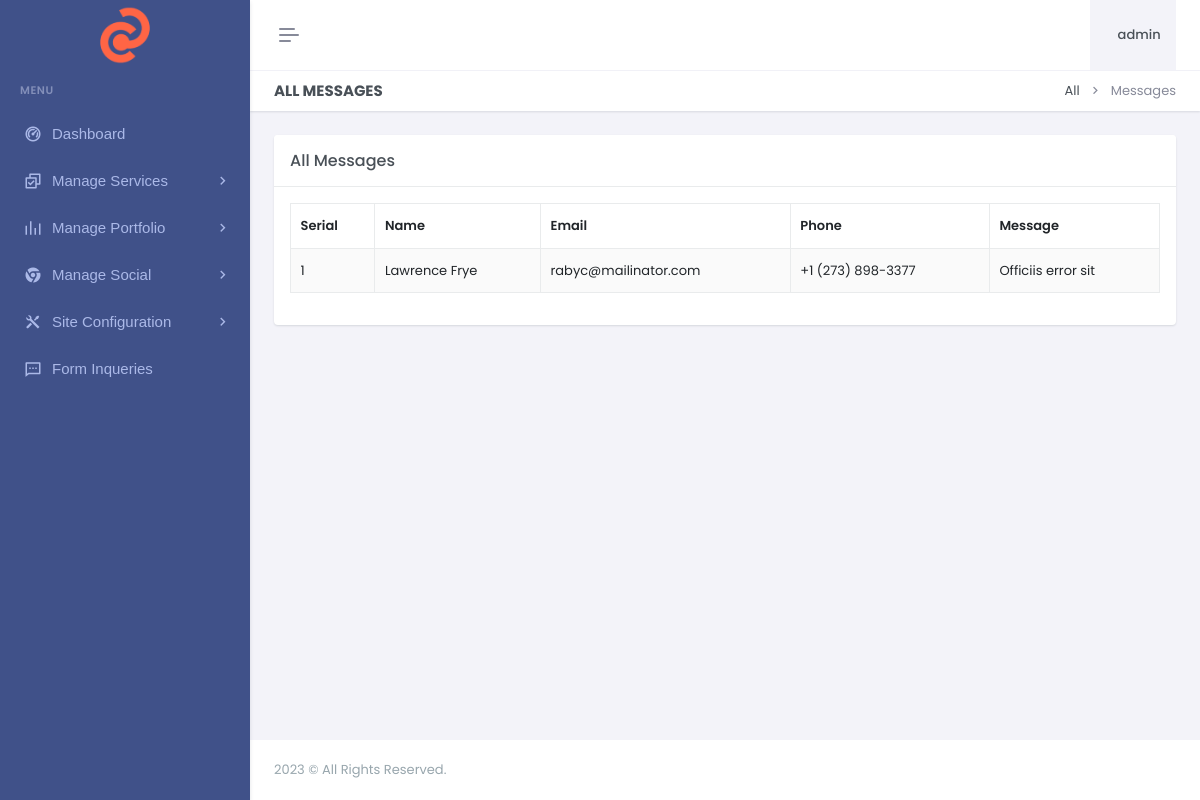
Screenshot of /dashboard/contact-messages.php (signed in) with the database file from the repository.
### tables this page shows
CREATE TABLE `logo` (
  `id` int(11) NOT NULL,
  `xfile` varchar(1000) NOT NULL,
  `ufile` varchar(1000) NOT NULL,
  `updated_at` timestamp NOT NULL DEFAULT current_timestamp() ON UPDATE current_timestamp()
);

CREATE TABLE `guest_messages` (
  `id` int(11) NOT NULL,
  `name` varchar(100) NOT NULL,
  `email` varchar(80) NOT NULL,
  `message` text NOT NULL,
  `phone` varchar(255) NOT NULL
);

### dashboard/contact-messages.php (the view, shortened to what this page needs)
<?php include"header.php";?>
<?php include"sidebar.php";
$result = mysqli_query($con,'SELECT * FROM guest_messages');
?>
<div class="main-content">
 <div class="page-content">
       <div class="container-fluid">
                    <div class="row">
                        <div class="col-12">
                            <div class="page-title-box d-sm-flex align-items-center justify-content-between">
                                <h4 class="mb-sm-0">All Messages</h4>
                                <div class="page-title-right">
                                    <ol class="breadcrumb m-0">
                                        <li class="breadcrumb-item"><a href="javascript: void(0);">All</a></li>
                                        <li class="breadcrumb-item active">Messages</li>
                                    </ol>
                                </div>
                            </div>
                        </div>
                    </div>
                    <div class="row">
                        <div class="col-lg-12">
                            <div class="card">
                                <div class="card-header">
                                    <h5 class="card-title mb-0">All Messages</h5>
                                </div>
                                <div class="card-body">
                                    <table id="example" class="table table-bordered dt-responsive nowrap table-striped align-middle" style="width:100%">
                            <thead>
                                <tr>
                                    <th>Serial</th>
                                    <th>Name</th>
                                    <th>Email</th>
                                    <th>Phone</th>
                                    <th>Message</th>
                                </tr>
                            </thead>
                            <tbody>
                            <?php
                            $serial = 1;
                            foreach($result as $row){ ?>
                                    <td><?=$serial++?></td>
                                    <td><?=$row['name']?></td>
                                    <td><?=$row['email']?></td>
                                    <td><?=$row['phone']?></td>
                                    <td><?=$row['message']?></td>
                            <?php } ?>
                            </tbody>
                        </table>
                                </div>
                            </div>
                        </div>
                    </div>
                </div>
            </div>
            <?php include"footer.php";?>

### dashboard/sidebar.php (shortened to what this page needs)
<?php
include"../z_db.php";
?>
<div class="app-menu navbar-menu">
  <div class="navbar-brand-box">
<?php
    $rr=mysqli_query($con,"SELECT ufile FROM logo");
$r = mysqli_fetch_row($rr);
$ufile = $r[0];
?>
    <a href="index.php" class="logo logo-light">
      <span class="logo-lg">
        <img src="uploads/logo/<?php print $ufile?>" alt="" height="60">
      </span>
    </a>
  </div>
  <div id="scrollbar">
    <div class="container-fluid">
      <ul class="navbar-nav" id="navbar-nav">
        <li class="menu-title"><span data-key="t-menu">Menu</span></li>
        <li class="nav-item">
                <a href="dashboard" class="nav-link" data-key="t-analytics">  <i class="ri-dashboard-2-line"></i> <span data-key="t-dashboards"> Dashboard </span></a>
              </li>
              <li class="nav-item">
                            <a class="nav-link menu-link" href="#sidebarLanding" data-bs-toggle="collapse" role="button" aria-expanded="true" aria-controls="sidebarLanding">
                                <i class="ri-checkbox-multiple-line"></i> <span data-key="t-landing">Manage Services</span>
                            </a>
                        </li>
                        <li class="nav-item">
                            <a class="nav-link menu-link" href="#sidebarPot" data-bs-toggle="collapse" role="button" aria-expanded="true" aria-controls="sidebarLanding">
                                <i class="ri-rhythm-fill"></i> <span data-key="t-landing">Manage Portfolio</span>
                            </a>
                        </li>
                        <li class="nav-item">
                            <a class="nav-link menu-link" href="#sidebarX" data-bs-toggle="collapse" role="button" aria-expanded="true" aria-controls="sidebarLanding">
                                <i class="ri-chrome-fill"></i> <span data-key="t-landing">Manage Social</span>
                            </a>
                        </li>
                        <li class="nav-item">
                            <a class="nav-link menu-link" href="#sidebarK" data-bs-toggle="collapse" role="button" aria-expanded="true" aria-controls="sidebarLanding">
                                <i class="ri-tools-fill"></i> <span data-key="t-landing"> Site Configuration </span>
                            </a>
                        </li>
                <li class="nav-item">
                <a href="contact-messages" class="nav-link" data-key="t-analytics">  <i class="ri-message-2-line"></i> <span data-key="t-message"> Form Inqueries </span></a>
              </li>
      </ul>
    </div>
  </div>
  <div class="sidebar-background"></div>
</div>

### rows the page displays
logo: ufile (picture)
guest_messages: name "Lawrence Frye", email "rabyc@mailinator.com", phone "+1 (273) 898-3377", message "Officiis error sit"

### other values shown
$username "admin"
